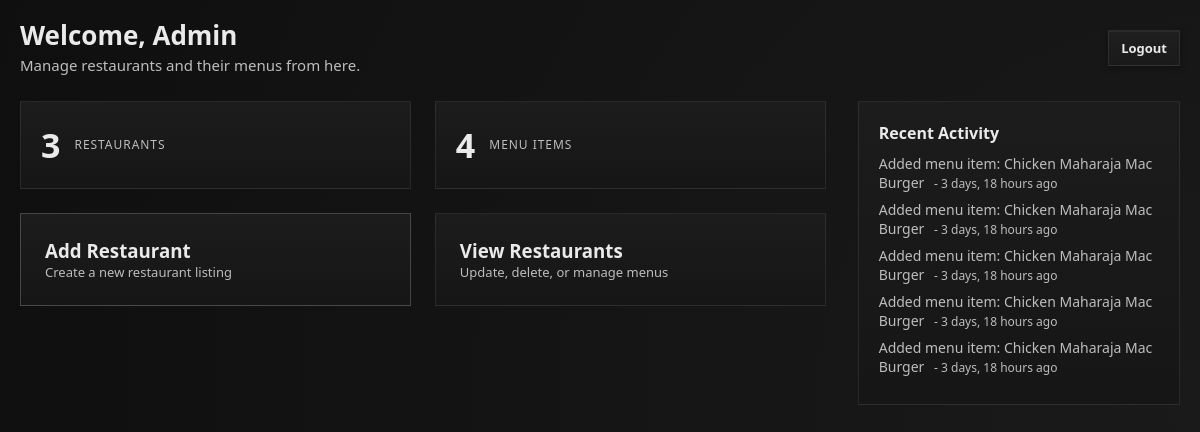
Screenshot of /admin_home/ (signed in) with the database file from the repository.
### delivery/models.py (models this page shows, shortened)
class AdminActivity(models.Model):
    action = models.CharField(max_length=255)
    created_at = models.DateTimeField(auto_now_add=True)

### delivery/views.py (the view)
# urls.py: path('admin_home/', views.admin_home, name='admin_home'),
@never_cache
@admin_required
def admin_home(request):
    if not request.session.get('is_admin'):
        return redirect('/')
    restaurant_count = Restaurant.objects.count()
    menu_count = Item.objects.count()
    context = {
        'restaurant_count': restaurant_count,
        'menu_count': menu_count,
        "activities": AdminActivity.objects.order_by("-created_at")[:5],
    }
    return render(request, 'admin_home.html', context)

### delivery/views.py (called while the page is built)
def admin_required(view_func):
    @wraps(view_func)
    def wrapper(request, *args, **kwargs):
        if not request.session.get("is_admin"):
            return redirect("/")
        return view_func(request, *args, **kwargs)
    return wrapper

### delivery/Templates/admin_home.html (shortened to what this page needs)
{% extends "base.html" %}
{% block content %}
<div class="admin-layout">
    <header class="admin-header">
        <div class="admin-title">
            <h1>Welcome, Admin</h1>
            <p>Manage restaurants and their menus from here.</p>
        </div>
        <div class="admin-topbar">
            <div class="admin-links">
                <form action="{% url 'logout' %}" method="post">
                    <button type="submit" class="btn ghost">Logout</button>
                </form>
            </div>
        </div>
    </header>
    <div class="admin-dashboard">
        <section class="admin-main">
            <div class="admin-stats">
                <div class="stat">
                    <span class="stat-number">{{ restaurant_count }}</span>
                    <span class="stat-label">Restaurants</span>
                </div>
                <div class="stat">
                    <span class="stat-number">{{ menu_count }}</span>
                    <span class="stat-label">Menu Items</span>
                </div>
            </div>
            <div class="admin-actions">
                <a href="#" class="admin-card primary" id="openAddRestaurant">
                    <h3>Add Restaurant</h3>
                    <p>Create a new restaurant listing</p>
                </a>
                <a href="{% url 'show_restaurant' %}" class="admin-card">
                    <h3>View Restaurants</h3>
                    <p>Update, delete, or manage menus</p>
                </a>
            </div>
        </section>
        <aside class="admin-sidebar">
            <div class="admin-panel">
                <h4>Recent Activity</h4>
                <ul>
                    {% for activity in activities %}
                    <li>
                        {{ activity.action }}
                        <span class="time">
                            - {{ activity.created_at|timesince }} ago
                        </span>
                    </li>
                    {% empty %}
                    <li class="muted">No recent activity</li>
                    {% endfor %}
                </ul>
            </div>
        </aside>
    </div>
</div>
    {% endblock %}

### delivery/Templates/base.html (shortened to what this page needs)
<!DOCTYPE html>
<html lang="en">
<head>
    {% load static %}
    <link rel="stylesheet" href="{% static 'css/styles.css' %}">
</head>
<body>
    {% block content %}{% endblock %}
</body>
</html>

### delivery/static/css/styles.css (style rules this page uses)
:root, [data-theme="dark"] { --btn-bg: #ffffff; --btn-bg-hover: #757575; --btn-text: #000000; --bg: #121212; --toast-bg: #f5f5f5; --toast-text: #111; --toast-shadow: 0 10px 24px rgba(0, 0, 0, 0.6), 0 0 0 1px rgba(0, 0, 0, 0.08); border-color: rgba(0,0,0,0.15); --panel: #1c1c1c; --panel-soft: #161616; --text: #eaeaea; --text-muted: #bdbdbd; --border: rgba(255, 255, 255, 0.08); --input-bg: #181818; --button-bg: linear-gradient(180deg, #ffffff, #dcdcdc); --button-text: #000; --shadow-main: 0 20px 50px rgba(0, 0, 0, 0.65); --shadow-inset: inset 0 0 0 1px rgba(255, 255, 255, 0.04); --page-gradient: radial-gradient(circle at right, #1a1a1a, #0f0f0f); --image-overlay: linear-gradient( to right, rgba(0, 0, 0, 0.545), rgba(0, 0, 0, 0.5) ); --eye-color: #9a9a9a; }
:root { --space-1: 4px; --space-2: 8px; --space-3: 12px; --space-4: 16px; --space-5: 24px; --space-6: 32px; --space-7: 40px; }
:root { --text-xs: 12px; --text-sm: 13px; --text-md: 14px; --text-base: 15px; --text-lg: 18px; --text-xl: 22px; --text-2xl: 26px; --text-3xl: 28px; }
:root { --lh-tight: 1.2; --lh-normal: 1.45; --lh-loose: 1.6; }
:root { --ls-tight: 0.02em; --ls-wide: 0.08em; }
* { margin: 0; padding: 0; box-sizing: border-box; font-family: system-ui, -apple-system, "Segoe UI", Roboto, Arial, sans-serif; transition: background-color 0.25s ease, color 0.25s ease, border-color 0.25s ease, box-shadow 0.25s ease; scrollbar-width: thin; scrollbar-color: #2a2a2a #0f0f0f; }
body { min-height: 100vh; overflow-x: hidden; background: var(--page-gradient); color: var(--text); }
html, body { overscroll-behavior: none; }
button { border-radius: 0; }
.admin-layout { max-width: 1400px; margin: 0 auto; padding: var(--space-6) var(--space-7); min-height: 100vh; }
.admin-header { display: flex; justify-content: space-between; align-items: center; margin-bottom: 24px; }
.admin-header h1 { font-size: var(--text-2xl); margin-bottom: var(--space-1); line-height: var(--lh-tight); }
.admin-dashboard { display: grid; grid-template-columns: 3fr 1.2fr; gap: 32px; }
.admin-main { display: flex; flex-direction: column; gap: 24px; }
.admin-stats { display: grid; grid-template-columns: repeat(2, 1fr); gap: var(--space-5); }
.stat { display: flex; align-items: center; gap: 14px; padding: 20px; background: linear-gradient(180deg, var(--panel), var(--panel-soft)); border: 1px solid var(--border); }
.stat-number { font-size: 34px; font-weight: 700; }
.stat-label { font-size: var(--text-xs); text-transform: uppercase; letter-spacing: var(--ls-wide); color: var(--text-muted); }
.admin-actions { display: grid; grid-template-columns: repeat(2, 1fr); gap: var(--space-5); }
.admin-card { position: relative; padding: 24px; background: linear-gradient(180deg, var(--panel), var(--panel-soft)); border: 1px solid var(--border); text-decoration: none; color: var(--text); transition: transform 0.2s ease, box-shadow 0.2s ease; }
.admin-card::after { content: "→"; position: absolute; top: 50%; right: 16px; transform: translateY(-50%); opacity: 0; transition: opacity 0.2s ease, transform 0.2s ease; }
.admin-card.primary { border-color: rgba(255, 255, 255, 0.2); }
.admin-card p { font-size: 13px; color: var(--text-muted); }
.admin-sidebar { display: flex; flex-direction: column; gap: 20px; }
.admin-panel { padding: 20px; background: linear-gradient(180deg, var(--panel), var(--panel-soft)); border: 1px solid var(--border); }
.admin-panel h4 { margin-bottom: 10px; font-size: 16px; }
.admin-panel ul { list-style: none; margin: 0; padding: 0; }
.admin-panel li { margin-bottom: 8px; font-size: 14px; color: var(--text-muted); }
.time { margin-left: 6px; font-size: 12px; color: var(--text-muted); }
.btn { text-decoration: none; cursor: pointer; padding: var(--space-2) var(--space-3); font-size: var(--text-sm); font-weight: 600; background: linear-gradient( 180deg, rgba(255, 255, 255, 0.06), rgba(255, 255, 255, 0.02) ); border: 1px solid var(--border); color: var(--text); box-shadow: 0 2px 6px rgba(0, 0, 0, 0.35), inset 0 1px 0 rgba(255, 255, 255, 0.05); transition: transform 0.15s ease, box-shadow 0.15s ease, background 0.15s ease; }
.btn.ghost { color: var(--text); background: linear-gradient( 180deg, rgba(255, 255, 255, 0.04), rgba(255, 255, 255, 0.01) ); }
.admin-header p, .restaurant-topbar .muted, .card .muted { font-size: var(--text-base); line-height: var(--lh-normal); color: var(--text-muted); }
.page-container, .menu-page, .cart-page, .admin-layout { padding: 20px; box-sizing: border-box; }

### rows the page displays
AdminActivity: action "Added menu item: Chicken Maharaja Mac Burger", created_at "3 days, 18 hours"
AdminActivity: action "Added menu item: Chicken Maharaja Mac Burger", created_at "3 days, 18 hours"
AdminActivity: action "Added menu item: Chicken Maharaja Mac Burger", created_at "3 days, 18 hours"
AdminActivity: action "Added menu item: Chicken Maharaja Mac Burger", created_at "3 days, 18 hours"
AdminActivity: action "Added menu item: Chicken Maharaja Mac Burger", created_at "3 days, 18 hours"

### other values shown
{{ restaurant_count }} "3"
{{ menu_count }} "4"
